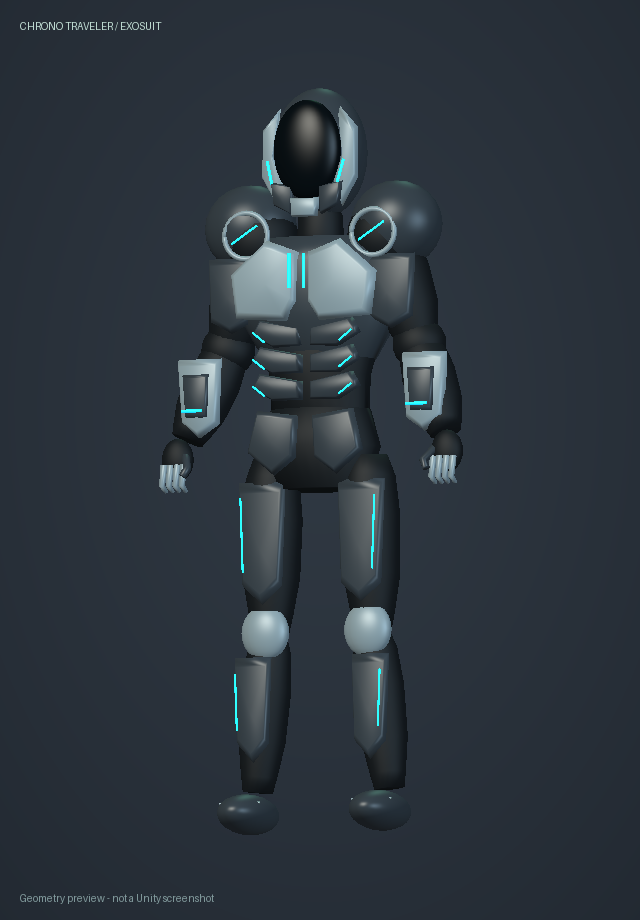
#> input picture ArtSource/Heroes/ChronoTraveler/front.png, 640 x 920 px, found by its file name
$ python make_drawing.py
#> lines starting #> are read from the running program, lines starting #| are printed output that depends on the picture
from PIL import Image,ImageDraw,ImageFont
from pathlib import Path
import json
HERE=Path(__file__).resolve().parent
W,H=2600,1860
im=Image.new('RGB',(W,H),'#0c111d');d=ImageDraw.Draw(im)
#> after `im = Image.new('RGB', (W, H), '#0c111d')`:
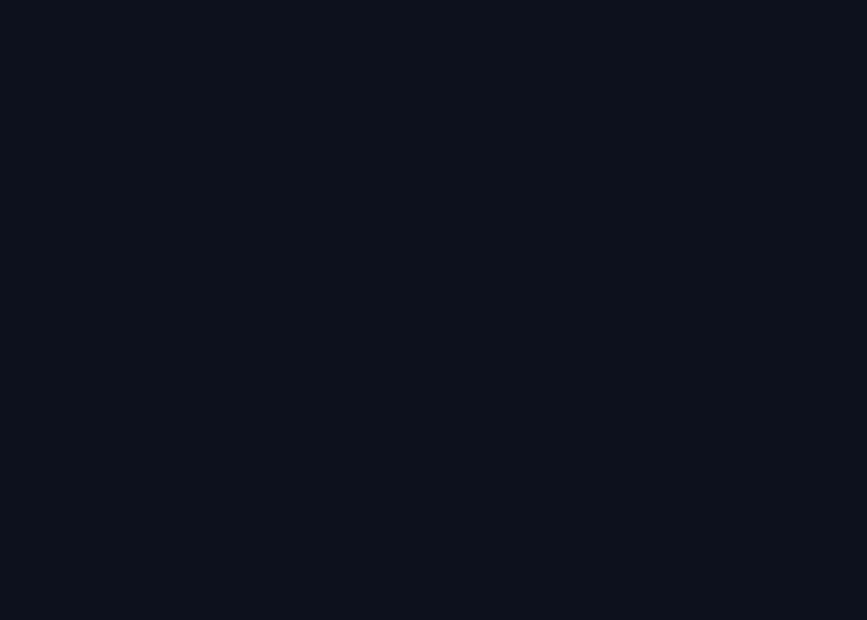
#> im: PIL image 2600x1860 RGB (shown at 1/3 size); mean R, G, B 12, 17, 29
font='/usr/share/fonts/truetype/dejavu/DejaVuSans.ttf';bold='/usr/share/fonts/truetype/dejavu/DejaVuSans-Bold.ttf'
def text(x,y,s,size=24,c='#d5ddea',b=False):d.text((x,y),s,font=ImageFont.truetype(bold if b else font,size),fill=c)
def line(points,c='#6a4ca5',w=2):d.line(points,fill=c,width=w)
def panel(box):d.rounded_rectangle(box,18,fill='#141b2b',outline='#2c3550',width=2)
text(70,48,'DIMENSIONS FRONT / WEAPON ATELIER',20,'#a28ccf',True)
text(67,87,'VOID KNIGHT',57,'#f3f4fc',True);text(71,161,'RIFTKEEPER  /  SCHWERT V5',24,'#bca3ff',True)
text(1790,58,'KONSTRUKTION & MATERIALSTUDIE',22,'#e3def4',True)
text(1790,99,'Blender 5.0.1  |  reale Modellansichten',21)
text(1790,139,'1.633 mm Gesamtlänge  /  380 mm Griff',21)
line([(70,218),(2530,218)],'#485176')
panel((60,250,960,1630));panel((990,250,1390,1630));panel((1420,250,2540,1110));panel((1420,1140,2540,1630))
text(90,277,'01  VORDERANSICHT',23,'#c4b1ef',True);text(1020,277,'02  PROFIL',23,'#c4b1ef',True)
text(1450,277,'03  MATERIAL & LICHT',23,'#c4b1ef',True);text(1450,1166,'04  GRIFF / PARIERSTANGE',23,'#c4b1ef',True)
def paste(name,box):
#> called with name = 'front', box = (215, 350, 795, 1550)
 src=Image.open(HERE/(name+'.png')).convert('RGBA');src=src.crop(src.getbbox());src.thumbnail((box[2]-box[0],box[3]-box[1]),Image.Resampling.LANCZOS)
 x=box[0]+(box[2]-box[0]-src.width)//2;y=box[1]+(box[3]-box[1]-src.height)//2
#> after `x = box[0] + (box[2] - box[0] - src.width) // 2`: x = 215
#> after `y = box[1] + (box[3] - box[1] - src.height) // 2`: y = 533
 im.paste(src,(x,y),src);return (x,y,src.width,src.height)
#> after `im.paste(src, (x, y), src)`:
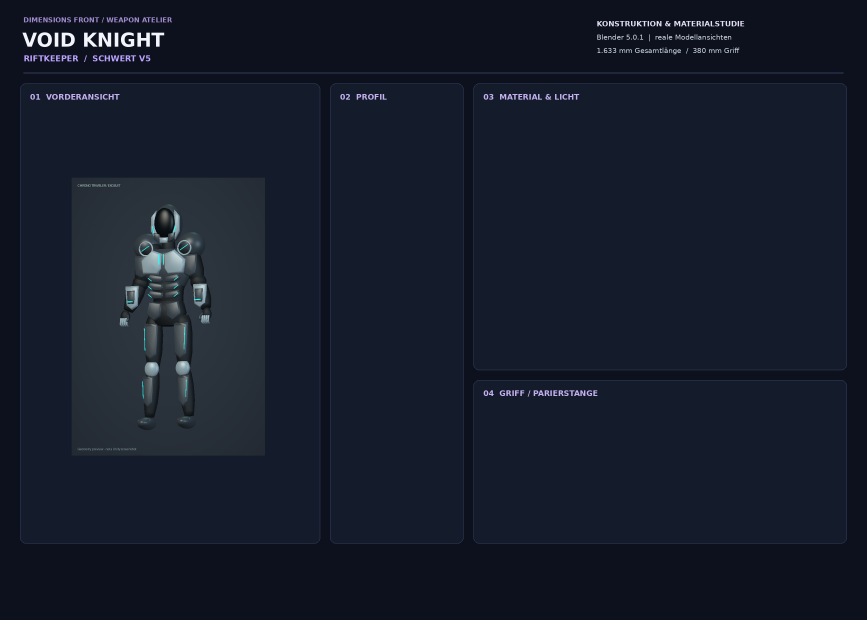
#> im: PIL image 2600x1860 RGB (shown at 1/3 size); mean R, G, B 21.4, 27.9, 42.2
x,y,w,h=paste('front',(215,350,795,1550));paste('side',(1090,350,1290,1550));paste('beauty',(1470,335,2490,1060));paste('hilt-detail',(1640,1220,2300,1580))
#> after `x, y, w, h = paste('front', (215, 350, 795, 1550))`: x = 215; y = 533; w = 580; h = 834
#> (the run stopped early here; a loop or call above may not have finished)

$ run again, with ArtSource/Heroes/ChronoTraveler/back.png copied over ArtSource/Heroes/ChronoTraveler/front.png
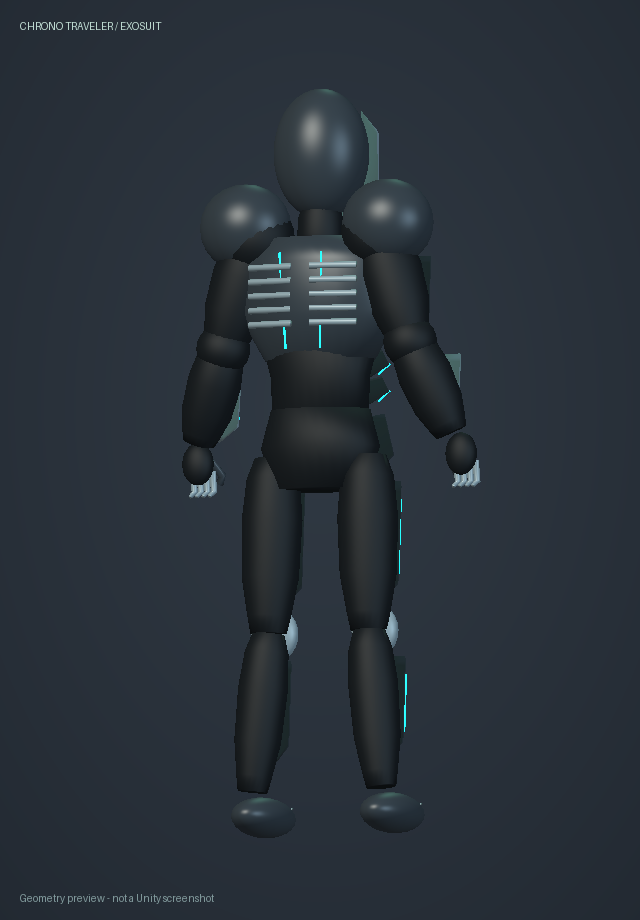
#> input picture ArtSource/Heroes/ChronoTraveler/back.png, 640 x 920 px, found by its file name
#> src: PIL image 580x834 RGBA
#> in paste, `im.paste(src, (x, y), src)`:
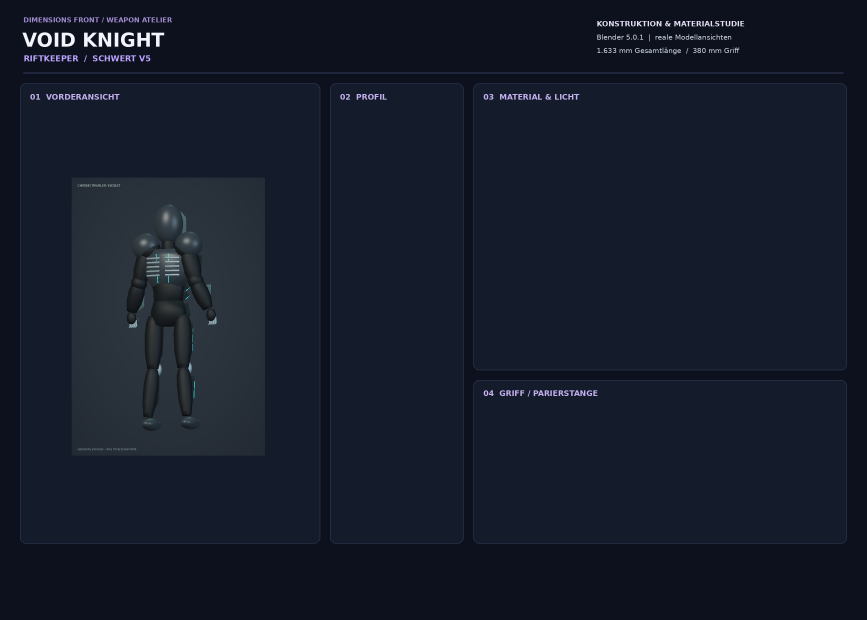
#> im: PIL image 2600x1860 RGB (shown at 1/3 size); mean R, G, B 21, 27.4, 41.6
